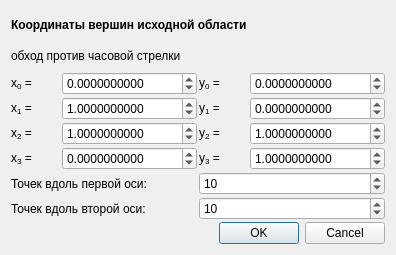
<?xml version="1.0" encoding="UTF-8"?>
<ui version="4.0">
 <class>StructuredIsoMesh2DDialog</class>
 <widget class="QDialog" name="StructuredIsoMesh2DDialog">
  <property name="geometry">
   <rect>
    <x>0</x>
    <y>0</y>
    <width>396</width>
    <height>255</height>
   </rect>
  </property>
  <property name="windowTitle">
   <string>Введите координаты вершин четырехугольной области</string>
  </property>
  <layout class="QVBoxLayout" name="verticalLayout_3">
   <property name="spacing">
    <number>2</number>
   </property>
   <item>
    <layout class="QVBoxLayout" name="verticalLayout_2">
     <property name="spacing">
      <number>2</number>
     </property>
     <item>
      <widget class="QLabel" name="label_9">
       <property name="text">
        <string>&lt;html&gt;&lt;head/&gt;&lt;body&gt;&lt;p&gt;&lt;span style=&quot; font-weight:600;&quot;&gt;Координаты вершин исходной области&lt;/span&gt;&lt;/p&gt;&lt;/body&gt;&lt;/html&gt;</string>
       </property>
      </widget>
     </item>
     <item>
      <widget class="QLabel" name="label_10">
       <property name="text">
        <string>обход против часовой стрелки</string>
       </property>
      </widget>
     </item>
     <item>
      <layout class="QVBoxLayout" name="verticalLayout">
       <property name="spacing">
        <number>2</number>
       </property>
       <item>
        <layout class="QHBoxLayout" name="horizontalLayout_3">
         <property name="spacing">
          <number>2</number>
         </property>
         <item>
          <layout class="QHBoxLayout" name="horizontalLayout">
           <property name="spacing">
            <number>0</number>
           </property>
           <item>
            <widget class="QLabel" name="label">
             <property name="text">
              <string>&lt;html&gt;&lt;head/&gt;&lt;body&gt;&lt;p&gt;x&lt;span style=&quot; vertical-align:sub;&quot;&gt;0&lt;/span&gt; =&lt;/p&gt;&lt;/body&gt;&lt;/html&gt;</string>
             </property>
            </widget>
           </item>
           <item>
            <widget class="QDoubleSpinBox" name="x0">
             <property name="toolTip">
              <string>Абсцисса точки 0</string>
             </property>
             <property name="decimals">
              <number>10</number>
             </property>
             <property name="minimum">
              <double>-10000.000000000000000</double>
             </property>
             <property name="maximum">
              <double>10000.000000000000000</double>
             </property>
             <property name="singleStep">
              <double>0.100000000000000</double>
             </property>
            </widget>
           </item>
          </layout>
         </item>
         <item>
          <layout class="QHBoxLayout" name="horizontalLayout_2">
           <property name="spacing">
            <number>0</number>
           </property>
           <item>
            <widget class="QLabel" name="label_2">
             <property name="text">
              <string>&lt;html&gt;&lt;head/&gt;&lt;body&gt;&lt;p&gt;y&lt;span style=&quot; vertical-align:sub;&quot;&gt;0&lt;/span&gt; =&lt;/p&gt;&lt;/body&gt;&lt;/html&gt;</string>
             </property>
            </widget>
           </item>
           <item>
            <widget class="QDoubleSpinBox" name="y0">
             <property name="toolTip">
              <string>Ордината точки 0</string>
             </property>
             <property name="decimals">
              <number>10</number>
             </property>
             <property name="minimum">
              <double>-10000.000000000000000</double>
             </property>
             <property name="maximum">
              <double>10000.000000000000000</double>
             </property>
             <property name="singleStep">
              <double>0.100000000000000</double>
             </property>
            </widget>
           </item>
          </layout>
         </item>
        </layout>
       </item>
       <item>
        <layout class="QHBoxLayout" name="horizontalLayout_6">
         <property name="spacing">
          <number>2</number>
         </property>
         <item>
          <layout class="QHBoxLayout" name="horizontalLayout_4">
           <property name="spacing">
            <number>0</number>
           </property>
           <item>
            <widget class="QLabel" name="label_3">
             <property name="text">
              <string>&lt;html&gt;&lt;head/&gt;&lt;body&gt;&lt;p&gt;x&lt;span style=&quot; vertical-align:sub;&quot;&gt;1&lt;/span&gt; =&lt;/p&gt;&lt;/body&gt;&lt;/html&gt;</string>
             </property>
            </widget>
           </item>
           <item>
            <widget class="QDoubleSpinBox" name="x1">
             <property name="toolTip">
              <string>Абсцисса точки 1</string>
             </property>
             <property name="decimals">
              <number>10</number>
             </property>
             <property name="minimum">
              <double>-10000.000000000000000</double>
             </property>
             <property name="maximum">
              <double>10000.000000000000000</double>
             </property>
             <property name="singleStep">
              <double>0.100000000000000</double>
             </property>
             <property name="value">
              <double>1.000000000000000</double>
             </property>
            </widget>
           </item>
          </layout>
         </item>
         <item>
          <layout class="QHBoxLayout" name="horizontalLayout_5">
           <property name="spacing">
            <number>0</number>
           </property>
           <item>
            <widget class="QLabel" name="label_4">
             <property name="text">
              <string>&lt;html&gt;&lt;head/&gt;&lt;body&gt;&lt;p&gt;y&lt;span style=&quot; vertical-align:sub;&quot;&gt;1&lt;/span&gt; =&lt;/p&gt;&lt;/body&gt;&lt;/html&gt;</string>
             </property>
            </widget>
           </item>
           <item>
            <widget class="QDoubleSpinBox" name="y1">
             <property name="toolTip">
              <string>Ордината точки 1</string>
             </property>
             <property name="decimals">
              <number>10</number>
             </property>
             <property name="minimum">
              <double>-10000.000000000000000</double>
             </property>
             <property name="maximum">
              <double>10000.000000000000000</double>
             </property>
             <property name="singleStep">
              <double>0.100000000000000</double>
             </property>
            </widget>
           </item>
          </layout>
         </item>
        </layout>
       </item>
       <item>
        <layout class="QHBoxLayout" name="horizontalLayout_9">
         <property name="spacing">
          <number>2</number>
         </property>
         <item>
          <layout class="QHBoxLayout" name="horizontalLayout_7">
           <property name="spacing">
            <number>0</number>
           </property>
           <item>
            <widget class="QLabel" name="label_5">
             <property name="text">
              <string>&lt;html&gt;&lt;head/&gt;&lt;body&gt;&lt;p&gt;x&lt;span style=&quot; vertical-align:sub;&quot;&gt;2&lt;/span&gt; =&lt;/p&gt;&lt;/body&gt;&lt;/html&gt;</string>
             </property>
            </widget>
           </item>
           <item>
            <widget class="QDoubleSpinBox" name="x2">
             <property name="toolTip">
              <string>Абсцисса точки 2</string>
             </property>
             <property name="decimals">
              <number>10</number>
             </property>
             <property name="minimum">
              <double>-10000.000000000000000</double>
             </property>
             <property name="maximum">
              <double>10000.000000000000000</double>
             </property>
             <property name="singleStep">
              <double>0.100000000000000</double>
             </property>
             <property name="value">
              <double>1.000000000000000</double>
             </property>
            </widget>
           </item>
          </layout>
         </item>
         <item>
          <layout class="QHBoxLayout" name="horizontalLayout_8">
           <property name="spacing">
            <number>0</number>
           </property>
           <item>
            <widget class="QLabel" name="label_7">
             <property name="text">
              <string>&lt;html&gt;&lt;head/&gt;&lt;body&gt;&lt;p&gt;y&lt;span style=&quot; vertical-align:sub;&quot;&gt;2&lt;/span&gt; =&lt;/p&gt;&lt;/body&gt;&lt;/html&gt;</string>
             </property>
            </widget>
           </item>
           <item>
            <widget class="QDoubleSpinBox" name="y2">
             <property name="toolTip">
              <string>Ордината точки 2</string>
             </property>
             <property name="decimals">
              <number>10</number>
             </property>
             <property name="minimum">
              <double>-10000.000000000000000</double>
             </property>
             <property name="maximum">
              <double>10000.000000000000000</double>
             </property>
             <property name="singleStep">
              <double>0.100000000000000</double>
             </property>
             <property name="value">
              <double>1.000000000000000</double>
             </property>
            </widget>
           </item>
          </layout>
         </item>
        </layout>
       </item>
       <item>
        <layout class="QHBoxLayout" name="horizontalLayout_12">
         <property name="spacing">
          <number>2</number>
         </property>
         <item>
          <layout class="QHBoxLayout" name="horizontalLayout_10">
           <property name="spacing">
            <number>0</number>
           </property>
           <item>
            <widget class="QLabel" name="label_6">
             <property name="text">
              <string>&lt;html&gt;&lt;head/&gt;&lt;body&gt;&lt;p&gt;x&lt;span style=&quot; vertical-align:sub;&quot;&gt;3&lt;/span&gt; =&lt;/p&gt;&lt;/body&gt;&lt;/html&gt;</string>
             </property>
            </widget>
           </item>
           <item>
            <widget class="QDoubleSpinBox" name="x3">
             <property name="toolTip">
              <string>Абсциссаточки 3</string>
             </property>
             <property name="decimals">
              <number>10</number>
             </property>
             <property name="minimum">
              <double>-10000.000000000000000</double>
             </property>
             <property name="maximum">
              <double>10000.000000000000000</double>
             </property>
             <property name="singleStep">
              <double>0.100000000000000</double>
             </property>
            </widget>
           </item>
          </layout>
         </item>
         <item>
          <layout class="QHBoxLayout" name="horizontalLayout_11">
           <property name="spacing">
            <number>0</number>
           </property>
           <item>
            <widget class="QLabel" name="label_8">
             <property name="text">
              <string>&lt;html&gt;&lt;head/&gt;&lt;body&gt;&lt;p&gt;y&lt;span style=&quot; vertical-align:sub;&quot;&gt;3&lt;/span&gt; =&lt;/p&gt;&lt;/body&gt;&lt;/html&gt;</string>
             </property>
            </widget>
           </item>
           <item>
            <widget class="QDoubleSpinBox" name="y3">
             <property name="toolTip">
              <string>Ордината точки 3</string>
             </property>
             <property name="decimals">
              <number>10</number>
             </property>
             <property name="minimum">
              <double>-10000.000000000000000</double>
             </property>
             <property name="maximum">
              <double>10000.000000000000000</double>
             </property>
             <property name="singleStep">
              <double>0.100000000000000</double>
             </property>
             <property name="value">
              <double>1.000000000000000</double>
             </property>
            </widget>
           </item>
          </layout>
         </item>
        </layout>
       </item>
      </layout>
     </item>
    </layout>
   </item>
   <item>
    <layout class="QHBoxLayout" name="horizontalLayout_13">
     <property name="spacing">
      <number>2</number>
     </property>
     <item>
      <widget class="QLabel" name="label_11">
       <property name="text">
        <string>Точек вдоль первой оси:</string>
       </property>
      </widget>
     </item>
     <item>
      <widget class="QSpinBox" name="xiCount">
       <property name="toolTip">
        <string>Количнство точек дискретизации</string>
       </property>
       <property name="minimum">
        <number>2</number>
       </property>
       <property name="maximum">
        <number>10000</number>
       </property>
       <property name="value">
        <number>10</number>
       </property>
      </widget>
     </item>
    </layout>
   </item>
   <item>
    <layout class="QHBoxLayout" name="horizontalLayout_14">
     <property name="spacing">
      <number>2</number>
     </property>
     <item>
      <widget class="QLabel" name="label_12">
       <property name="text">
        <string>Точек вдоль второй оси:</string>
       </property>
      </widget>
     </item>
     <item>
      <widget class="QSpinBox" name="etaCount">
       <property name="toolTip">
        <string>Количнство точек дискретизации</string>
       </property>
       <property name="minimum">
        <number>2</number>
       </property>
       <property name="maximum">
        <number>10000</number>
       </property>
       <property name="value">
        <number>10</number>
       </property>
      </widget>
     </item>
    </layout>
   </item>
   <item>
    <widget class="QDialogButtonBox" name="buttonBox">
     <property name="orientation">
      <enum>Qt::Horizontal</enum>
     </property>
     <property name="standardButtons">
      <set>QDialogButtonBox::Cancel|QDialogButtonBox::Ok</set>
     </property>
    </widget>
   </item>
  </layout>
 </widget>
 <resources/>
 <connections>
  <connection>
   <sender>buttonBox</sender>
   <signal>accepted()</signal>
   <receiver>StructuredIsoMesh2DDialog</receiver>
   <slot>accept()</slot>
   <hints>
    <hint type="sourcelabel">
     <x>248</x>
     <y>254</y>
    </hint>
    <hint type="destinationlabel">
     <x>157</x>
     <y>274</y>
    </hint>
   </hints>
  </connection>
  <connection>
   <sender>buttonBox</sender>
   <signal>rejected()</signal>
   <receiver>StructuredIsoMesh2DDialog</receiver>
   <slot>reject()</slot>
   <hints>
    <hint type="sourcelabel">
     <x>316</x>
     <y>260</y>
    </hint>
    <hint type="destinationlabel">
     <x>286</x>
     <y>274</y>
    </hint>
   </hints>
  </connection>
 </connections>
</ui>
